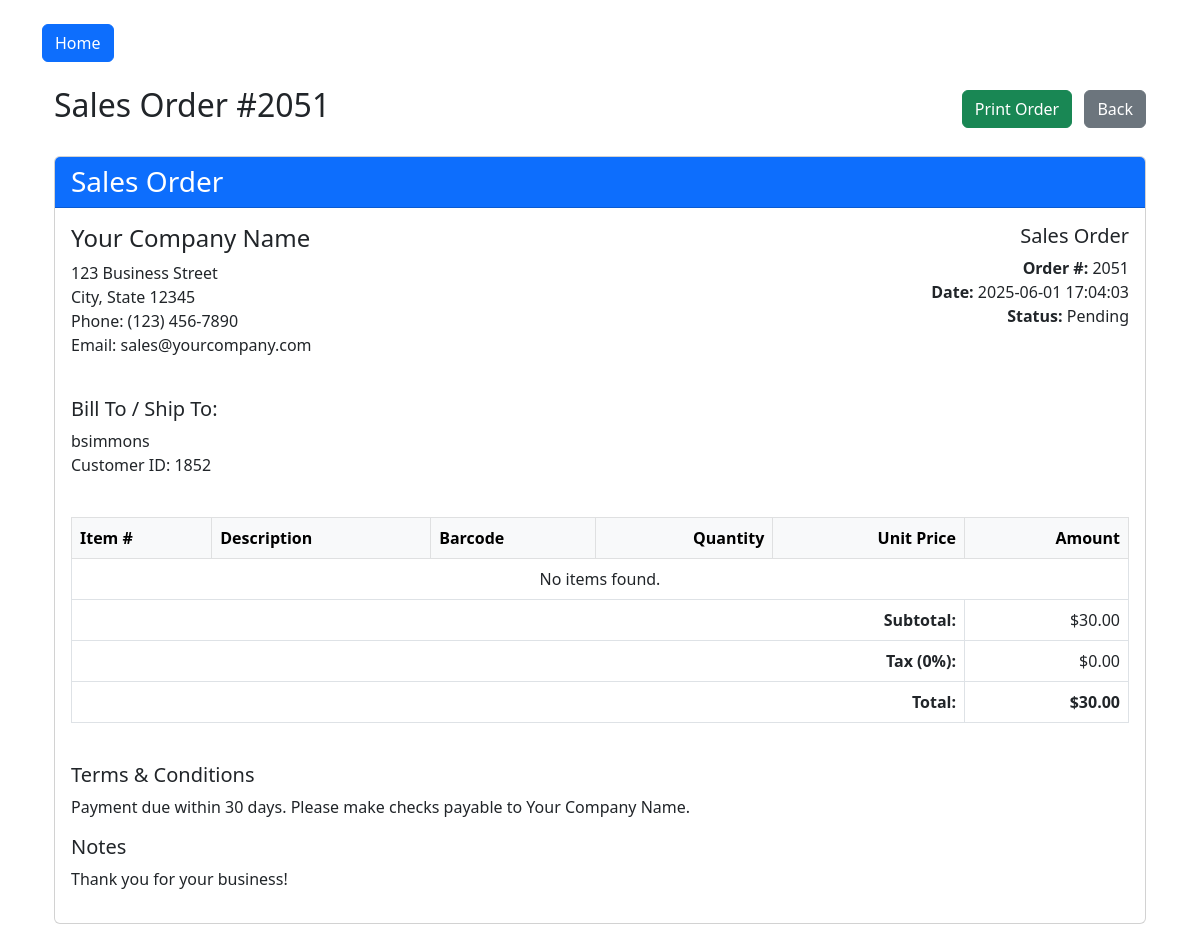
Before: /order-detail/2051 (signed in) with the older database file.
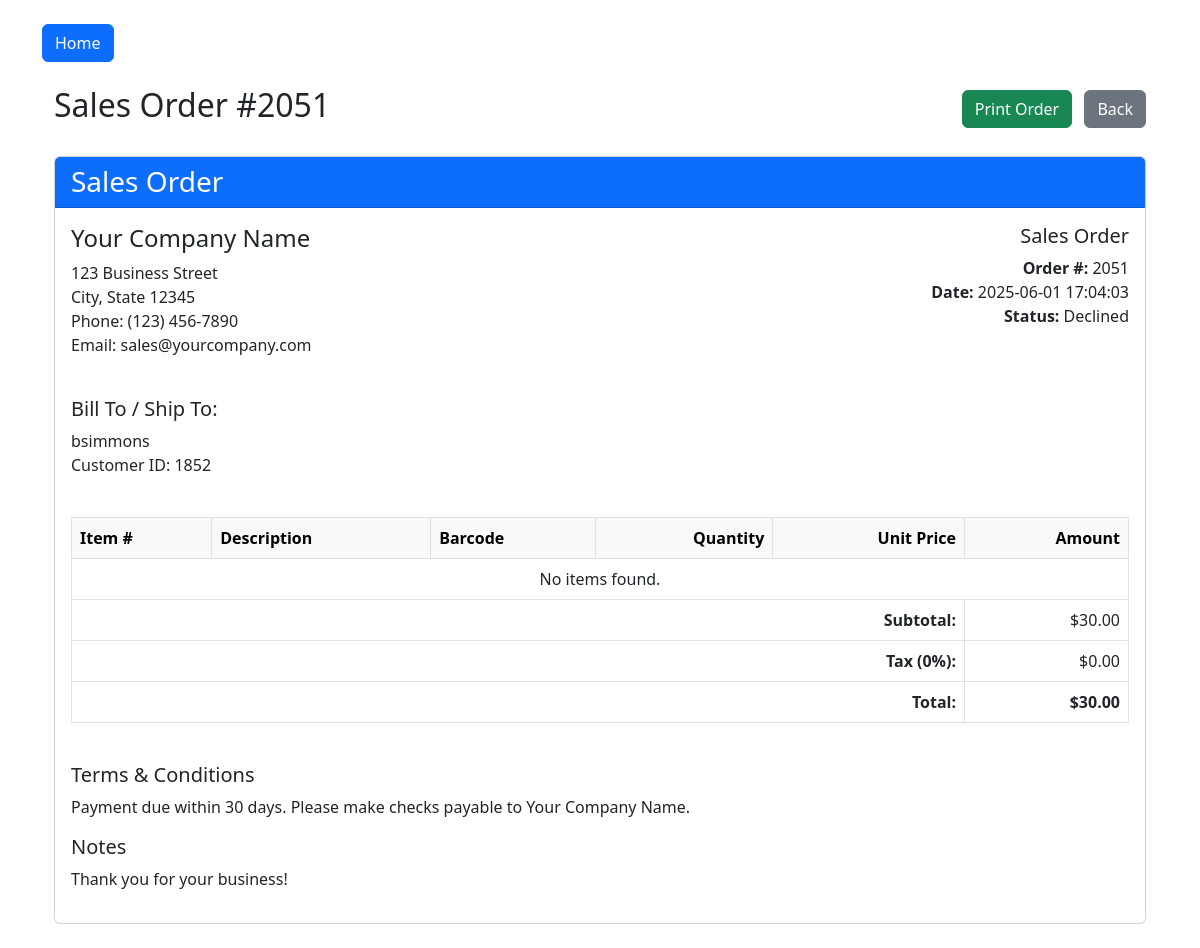
After: the same page with the newer database file.
### tables this page shows
CREATE TABLE sales_orders (
        id INTEGER PRIMARY KEY AUTOINCREMENT,
        customer_id INTEGER,
        order_data TEXT,
        status TEXT DEFAULT 'Pending',
        created_at TIMESTAMP DEFAULT CURRENT_TIMESTAMP,
        FOREIGN KEY(customer_id) REFERENCES users(id)
        );

### app.py (the view)
@app.route('/order-detail/<int:order_id>')
def view_order_detail(order_id):
    if 'user_id' not in session:
        return redirect(url_for('login'))
    conn = get_db_connection()
    order = conn.execute('''
        SELECT sales_orders.*, users.username, users.id as customer_id
        FROM sales_orders
        LEFT JOIN users ON sales_orders.customer_id = users.id
        WHERE sales_orders.id = ?
    ''', (order_id,)).fetchone()
    if not order:
        conn.close()
        flash("Order not found", "error")
        return redirect(url_for('dashboard'))
    order_items = []
    order_total = 0
    try:
        order_data = json.loads(order['order_data'])
        for barcode, details in order_data.items():
            product = conn.execute('SELECT * FROM products WHERE barcode = ?', (barcode,)).fetchone()
            if product:
                price = 10.00
                item_total = price * details['quantity']
                order_total += item_total
                order_items.append({
                    'product_id': product['id'],
                    'name': product['name'],
                    'barcode': barcode,
                    'quantity': details['quantity'],
                    'price': price,
                    'total': item_total
                })
    except:
        pass
    conn.close()
    return render_template('order_detail.html',
                          order=order,
                          items=order_items,
                          total=order_total)

### app.py (called while the page is built)
def get_db_connection():
    conn = sqlite3.connect('database.db')
    conn.row_factory = sqlite3.Row
    return conn

### templates/order_detail.html (shortened to what this page needs)
{% extends "base.html" %}
{% block content %}
<div class="container mt-4" id="printable-content">
    <div class="d-flex justify-content-between align-items-center non-printable">
        <h2>Sales Order #{{ order['id'] }}</h2>
        <div>
            <button onclick="window.print();" class="btn btn-success me-2">Print Order</button>
            <a href="javascript:history.back()" class="btn btn-secondary">Back</a>
        </div>
    </div>
    <div class="card mt-4">
        <div class="card-header bg-primary text-white">
            <h3 class="mb-0">Sales Order</h3>
        </div>
        <div class="card-body">
            <div class="row mb-4">
                <div class="col-md-6">
                    <h4>Your Company Name</h4>
                    <p>123 Business Street<br>
                    City, State 12345<br>
                    Phone: (123) 456-7890<br>
                    Email: sales@yourcompany.com</p>
                </div>
                <div class="col-md-6 text-md-end">
                    <h5>Sales Order</h5>
                    <p><strong>Order #:</strong> {{ order['id'] }}<br>
                    <strong>Date:</strong> {{ order['created_at'] }}<br>
                    <strong>Status:</strong> {{ order['status'] }}</p>
                </div>
            </div>
            <div class="row mb-4">
                <div class="col-md-6">
                    <h5>Bill To / Ship To:</h5>
                    <p>{{ order['username'] }}<br>
                    Customer ID: {{ order['customer_id'] }}</p>
                </div>
            </div>
            <div class="table-responsive">
    <table class="table table-bordered">
        <thead class="table-light">
            <tr>
                <th>Item #</th>
                <th>Description</th>
                <th>Barcode</th>
                <th class="text-end">Quantity</th>
                <th class="text-end">Unit Price</th>
                <th class="text-end">Amount</th>
            </tr>
        </thead>
        <tbody>
            {% for item in order_items %}
            <tr>
                <td>{{ item.product_id }}</td>
                <td>{{ item.name }}</td>
                <td>{{ item.barcode }}</td>
                <td class="text-end">{{ item.quantity }}</td>
                <td class="text-end">${{ "%.2f"|format(item.price) }}</td>
                <td class="text-end">${{ "%.2f"|format(item.total) }}</td>
            </tr>
            {% else %}
            <tr>
                <td colspan="6" class="text-center">No items found.</td>
            </tr>
            {% endfor %}
        </tbody>
</div>
                    <tfoot>
                        <tr>
                            <th colspan="5" class="text-end">Subtotal:</th>
                            <td class="text-end">${{ "%.2f"|format(total) }}</td>
                        </tr>
                        <tr>
                            <th colspan="5" class="text-end">Tax (0%):</th>
                            <td class="text-end">$0.00</td>
                        </tr>
                        <tr>
                            <th colspan="5" class="text-end">Total:</th>
                            <td class="text-end"><strong>${{ "%.2f"|format(total) }}</strong></td>
                        </tr>
                    </tfoot>
            </div>
            <div class="row mt-4">
                <div class="col-md-12">
                    <h5>Terms & Conditions</h5>
                    <p>Payment due within 30 days. Please make checks payable to Your Company Name.</p>
                    <h5>Notes</h5>
                    <p>Thank you for your business!</p>
                </div>
            </div>
        </div>
    </div>
{% endblock %}

Changed rows visible on the page:
changed sales_orders id 2051: status "Pending" → "Declined"
